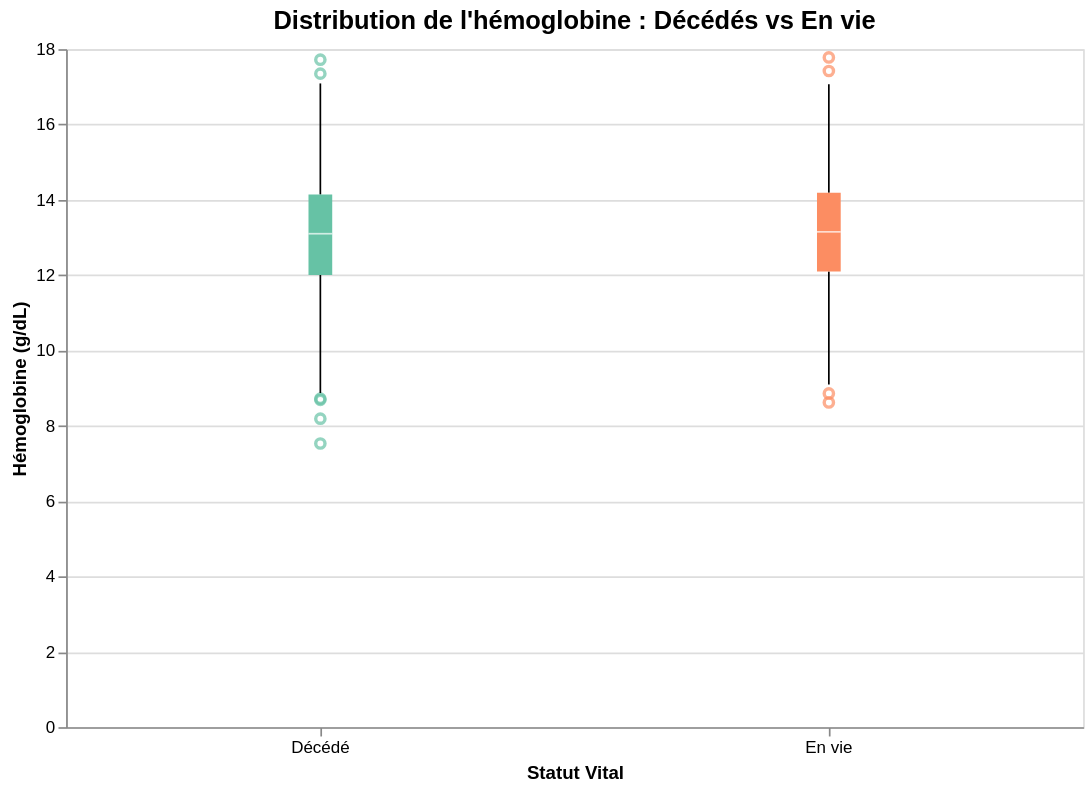

Write notebook code for a chart like this one.
### Code cell
df_hb = df_analyse[df_analyse['concept_source_value'] == 'hb'].copy()


df_hb['statut_vital'] = df_hb['death_datetime'].isna().map({True: 'En vie', False: 'Décédé'})


chart_vital = alt.Chart(df_hb).mark_boxplot(extent=1.5).encode(
    x=alt.X('statut_vital:N', title='Statut Vital', axis=alt.Axis(labelAngle=0)),
    y=alt.Y('transformed_value:Q', title='Hémoglobine (g/dL)'),
    color=alt.Color('statut_vital:N', legend=None, scale=alt.Scale(scheme='set2'))
).properties(
    width=600,
    height=400,
    title='Distribution de l\'hémoglobine : Décédés vs En vie'
).configure_title(
    fontSize=15,
    anchor='middle'
)

chart_vital.display()

### Figure 1 — Vega-Lite specification as saved in the notebook (floating-point values rounded to 4 significant figures; data arrays with more than 128 entries replaced by an {"elided": "..."} marker saying what was removed)
{"config": {"view": {"continuousWidth": 300, "continuousHeight": 300}, "title": {"anchor": "middle", "fontSize": 15}}, "data": {"name": "data-1df263e2aadfaa2b1fb4fcc232b573be"}, "mark": {"type": "boxplot", "extent": 1.5}, "encoding": {"color": {"field": "statut_vital", "legend": null, "scale": {"scheme": "set2"}, "type": "nominal"}, "x": {"axis": {"labelAngle": 0}, "field": "statut_vital", "title": "Statut Vital", "type": "nominal"}, "y": {"field": "transformed_value", "title": "Hémoglobine (g/dL)", "type": "quantitative"}}, "height": 400, "title": "Distribution de l'hémoglobine : Décédés vs En vie", "width": 600, "$schema": "https://vega.github.io/schema/vega-lite/v6.4.1.json", "datasets": {"data-1df263e2aadfaa2b1fb4fcc232b573be": {"elided": "1494 records"}}}
